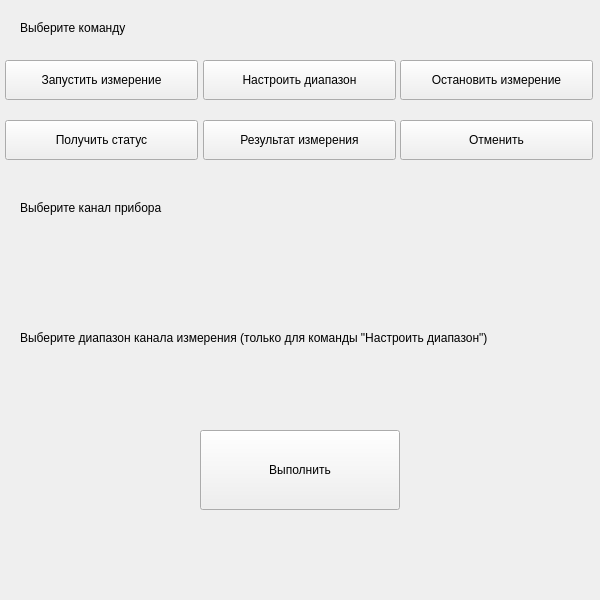
<?xml version="1.0" encoding="UTF-8"?>
<ui version="4.0">
 <class>MultimeterInterface</class>
 <widget class="QMainWindow" name="MultimeterInterface">
  <property name="geometry">
   <rect>
    <x>0</x>
    <y>0</y>
    <width>600</width>
    <height>600</height>
   </rect>
  </property>
  <property name="windowTitle">
   <string>MultimeterInterface</string>
  </property>
  <widget class="QWidget" name="centralwidget">
   <widget class="QPushButton" name="start_measure">
    <property name="geometry">
     <rect>
      <x>5</x>
      <y>60</y>
      <width>193</width>
      <height>40</height>
     </rect>
    </property>
    <property name="text">
     <string>Запустить измерение</string>
    </property>
    <attribute name="buttonGroup">
     <string notr="true">Commands</string>
    </attribute>
   </widget>
   <widget class="QPushButton" name="clear">
    <property name="geometry">
     <rect>
      <x>400</x>
      <y>120</y>
      <width>193</width>
      <height>40</height>
     </rect>
    </property>
    <property name="text">
     <string>Отменить</string>
    </property>
   </widget>
   <widget class="QPushButton" name="get_result">
    <property name="geometry">
     <rect>
      <x>203</x>
      <y>120</y>
      <width>193</width>
      <height>40</height>
     </rect>
    </property>
    <property name="text">
     <string>Результат измерения</string>
    </property>
    <attribute name="buttonGroup">
     <string notr="true">Commands</string>
    </attribute>
   </widget>
   <widget class="QPushButton" name="get_status">
    <property name="geometry">
     <rect>
      <x>5</x>
      <y>120</y>
      <width>193</width>
      <height>40</height>
     </rect>
    </property>
    <property name="text">
     <string>Получить статус</string>
    </property>
    <attribute name="buttonGroup">
     <string notr="true">Commands</string>
    </attribute>
   </widget>
   <widget class="QPushButton" name="stop_measure">
    <property name="geometry">
     <rect>
      <x>400</x>
      <y>60</y>
      <width>193</width>
      <height>40</height>
     </rect>
    </property>
    <property name="text">
     <string>Остановить измерение</string>
    </property>
    <attribute name="buttonGroup">
     <string notr="true">Commands</string>
    </attribute>
   </widget>
   <widget class="QPushButton" name="set_range">
    <property name="geometry">
     <rect>
      <x>203</x>
      <y>60</y>
      <width>193</width>
      <height>40</height>
     </rect>
    </property>
    <property name="text">
     <string>Настроить диапазон</string>
    </property>
    <attribute name="buttonGroup">
     <string notr="true">Commands</string>
    </attribute>
   </widget>
   <widget class="QLabel" name="label">
    <property name="geometry">
     <rect>
      <x>20</x>
      <y>20</y>
      <width>540</width>
      <height>15</height>
     </rect>
    </property>
    <property name="text">
     <string>Выберите команду</string>
    </property>
   </widget>
   <widget class="QLabel" name="label_2">
    <property name="geometry">
     <rect>
      <x>20</x>
      <y>200</y>
      <width>540</width>
      <height>15</height>
     </rect>
    </property>
    <property name="text">
     <string>Выберите канал прибора</string>
    </property>
   </widget>
   <widget class="QLabel" name="label_3">
    <property name="geometry">
     <rect>
      <x>20</x>
      <y>330</y>
      <width>540</width>
      <height>15</height>
     </rect>
    </property>
    <property name="text">
     <string>Выберите диапазон канала измерения (только для команды &quot;Настроить диапазон&quot;)</string>
    </property>
   </widget>
   <widget class="QPushButton" name="send">
    <property name="geometry">
     <rect>
      <x>200</x>
      <y>430</y>
      <width>200</width>
      <height>80</height>
     </rect>
    </property>
    <property name="text">
     <string>Выполнить</string>
    </property>
   </widget>
   <widget class="QLabel" name="result">
    <property name="geometry">
     <rect>
      <x>30</x>
      <y>530</y>
      <width>540</width>
      <height>61</height>
     </rect>
    </property>
    <property name="font">
     <font>
      <pointsize>14</pointsize>
     </font>
    </property>
    <property name="text">
     <string/>
    </property>
    <property name="alignment">
     <set>Qt::AlignCenter</set>
    </property>
   </widget>
  </widget>
 </widget>
 <resources/>
 <connections/>
 <buttongroups>
  <buttongroup name="Commands"/>
 </buttongroups>
</ui>
